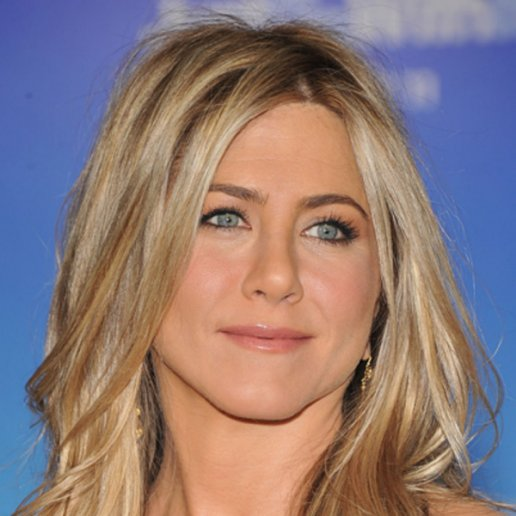
//> input picture Guiao2/images/ja.jpg, 516 x 516 px
$ ./ex3   (built with g++ and OpenCV 4)
//> lines starting //> are read from the running program, lines starting //| are printed output that depends on the picture; after the words box and inside, x2 and y2 are one past the last pixel; in counts of white or black regions, pixels touching at a corner belong together
#include <opencv2/core/core.hpp>
#include <opencv2/imgproc/imgproc.hpp>
#include <opencv2/highgui/highgui.hpp>
#include <iostream>
using namespace cv;
using namespace std;

int main (int argc, char** argv)
{


    Mat img=imread("../../images/ja.jpg",CV_LOAD_IMAGE_COLOR);
//> img is the input picture: 516 rows x 516 cols, CV_8UC3; mean B, G, R 120.9, 121.5, 141.8
    Mat dest;

    if(!img.data)
    {
        cout<<"could not open or find the image"<<endl;
        return -1;
    }


        // conversao RGB ---> HSV
    cvtColor(img, dest, COLOR_RGB2HSV_FULL, 0);
//> dest: 516 rows x 516 cols, CV_8UC3; mean H, S, V 116.1, 109.6, 167.3
    Mat channel[3];
    split(dest, channel); // ler valores da imagem
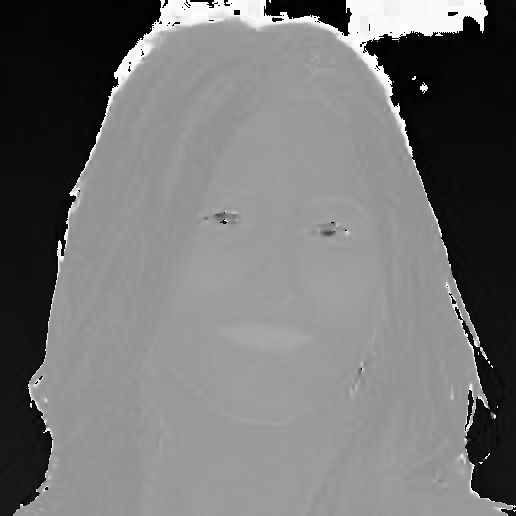
//> channel[0]: 516 rows x 516 cols, CV_8UC1; min 0, max 255, mean 116.1
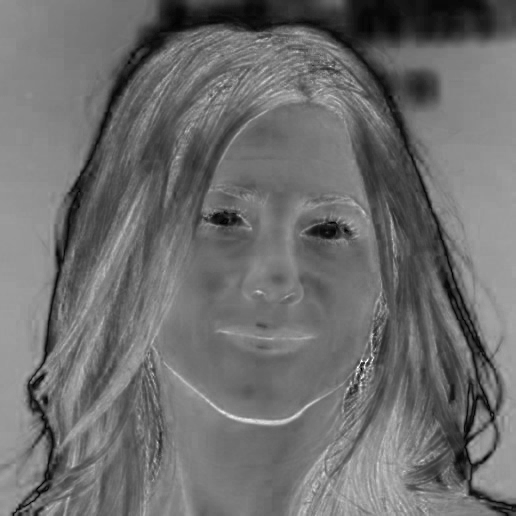
//> channel[1]: 516 rows x 516 cols, CV_8UC1; min 0, max 255, mean 109.6
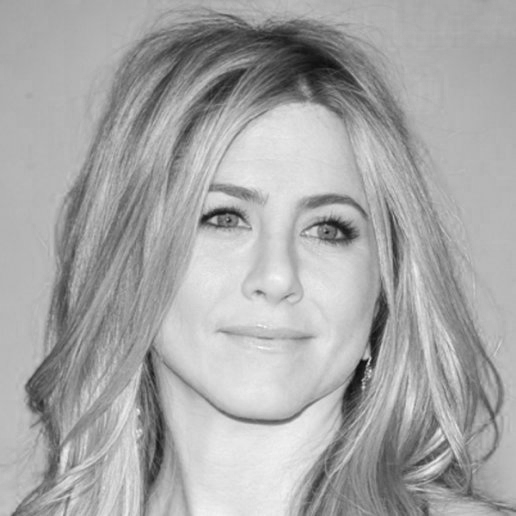
//> channel[2]: 516 rows x 516 cols, CV_8UC1; min 11, max 249, mean 167.3
    imshow("channel0", channel[0]);
    imshow("channel1", channel[1]);
    imshow("channel2", channel[2]);
    namedWindow("HSV",0);
    imshow("HSV",dest);
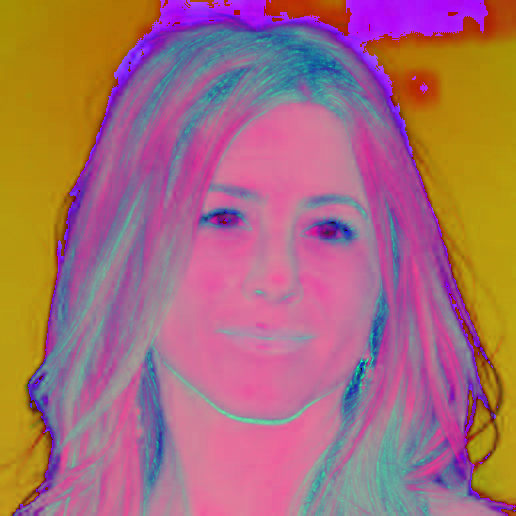
//> window 'HSV': 516 rows x 516 cols, CV_8UC3; mean B, G, R 116.1, 109.6, 167.3


    Mat rangeChannel0;
    inRange(channel[0], 154, 160, rangeChannel0);
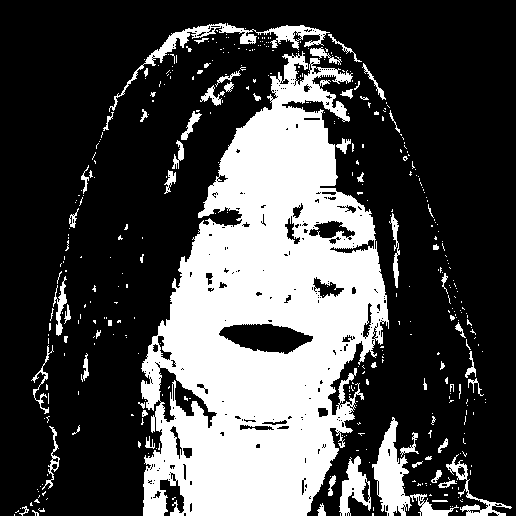
//> rangeChannel0: 516 rows x 516 cols, CV_8UC1; 29% white; 403 white regions (341 under 20 px), largest, box (x1, y1, x2, y2) and area: (141, 51, 389, 516) 65814, (372, 417, 459, 516) 2319, (109, 23, 330, 112) 1911
    imshow("range0", rangeChannel0);

    Vec3b minRange = Vec3b(154, 0, 0);
    Vec3b maxRange = Vec3b(160, 255, 255);
    inRange(dest, minRange, maxRange, dest);
    imshow("range hsv", dest);
    //img = img & dest;

    Mat mask;
    vector<Mat> ch;
    ch.push_back(rangeChannel0);
    ch.push_back(rangeChannel0);
    ch.push_back(rangeChannel0);
    merge(ch, mask);
    bitwise_and(img, mask, img);
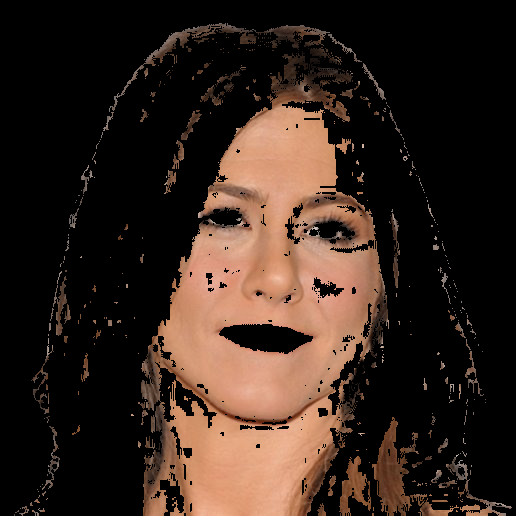
//> img: 516 rows x 516 cols, CV_8UC3; mean B, G, R 29.2, 37.4, 52.7
    imshow("maks", mask);

    namedWindow("Original",0);
    imshow("Result chromacy image",img);


    waitKey(0);

}
